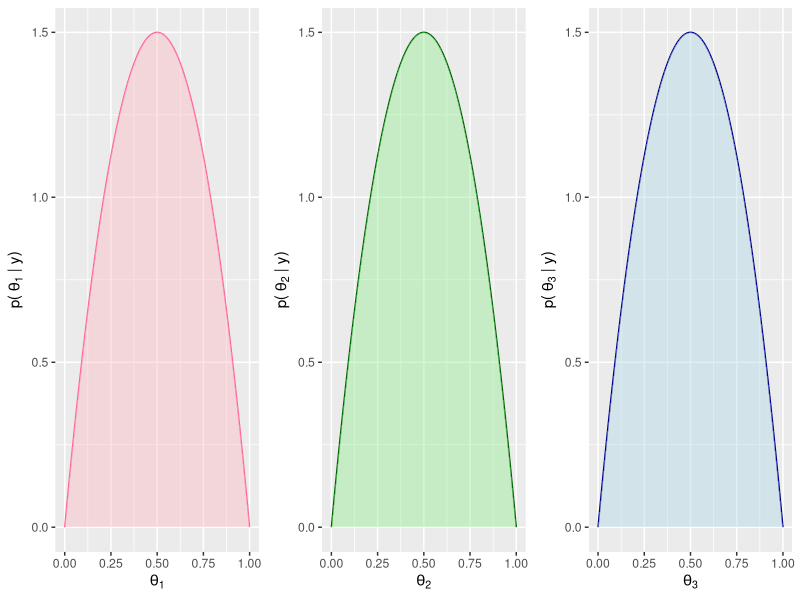
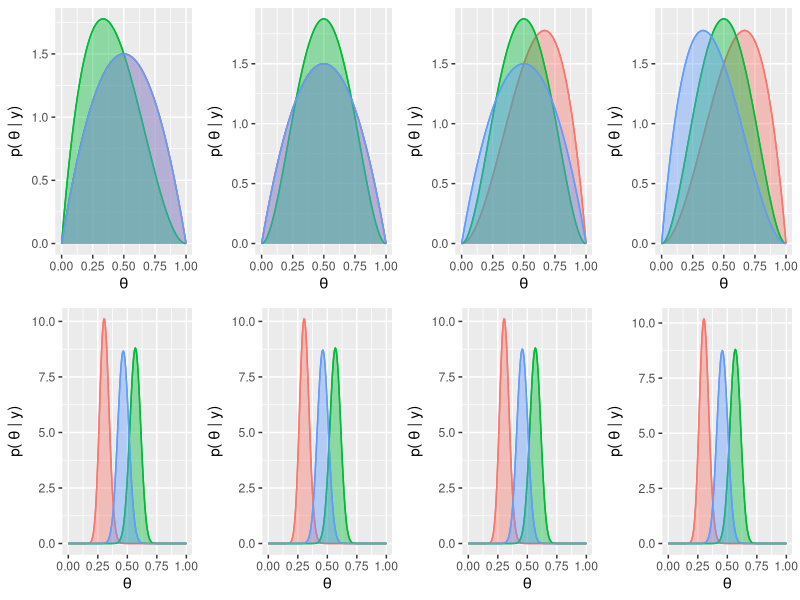
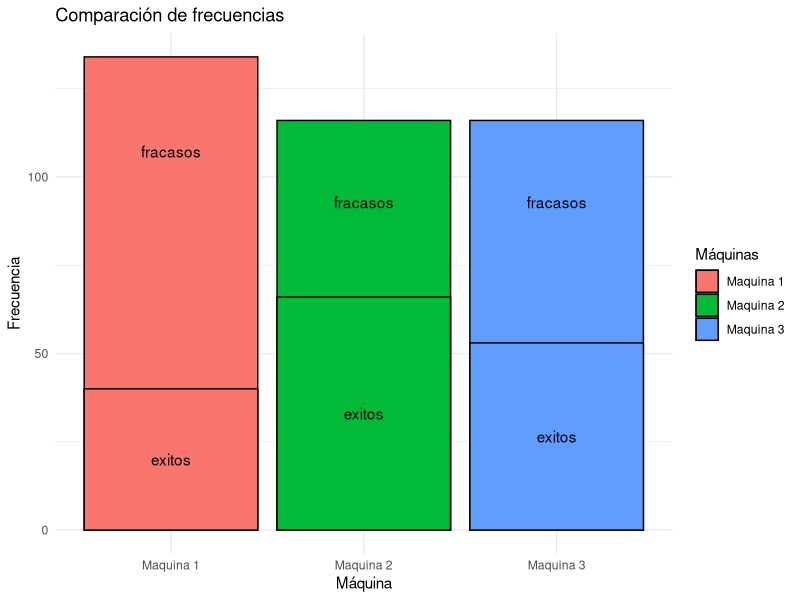
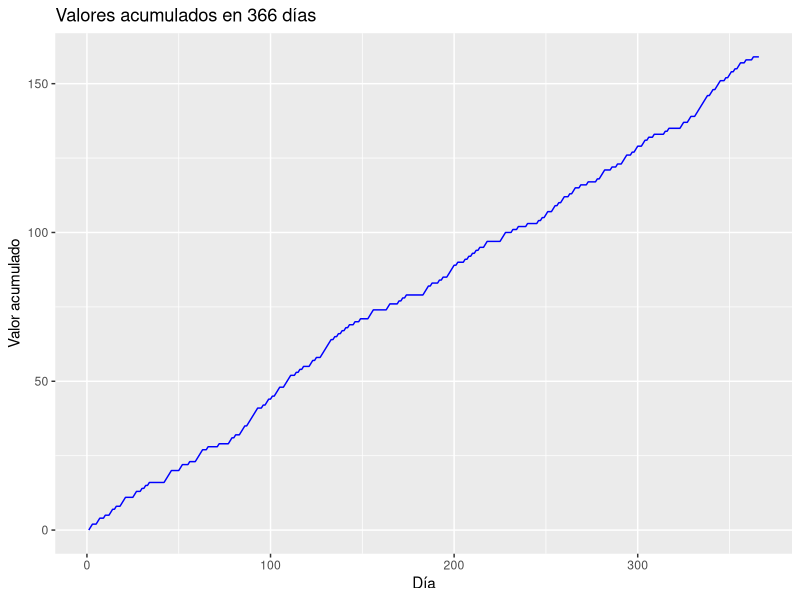
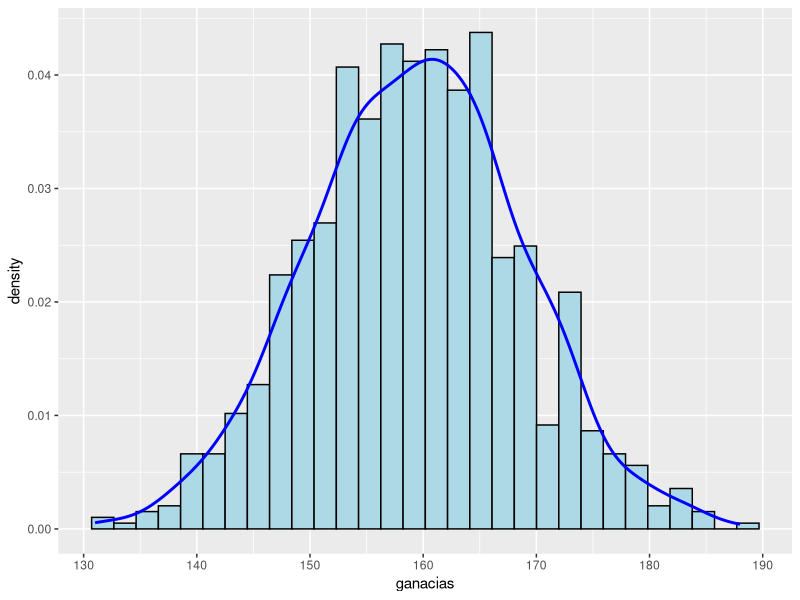
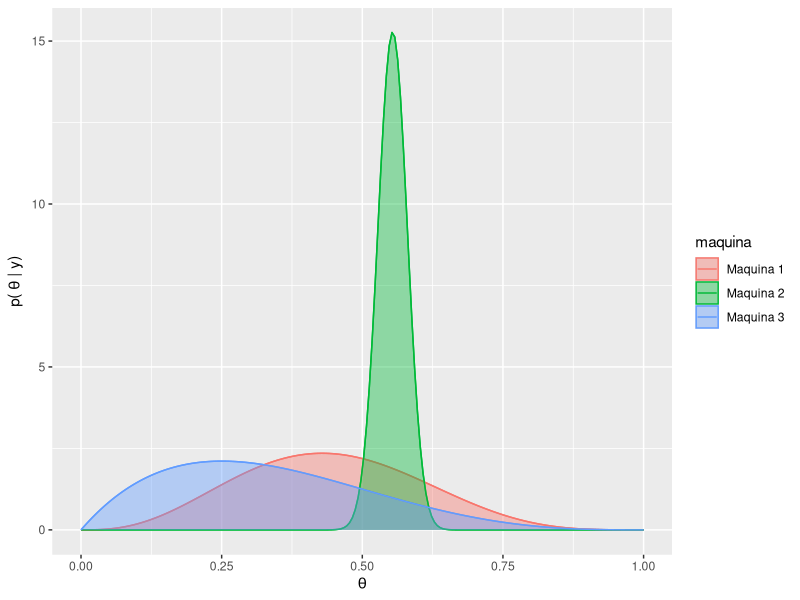
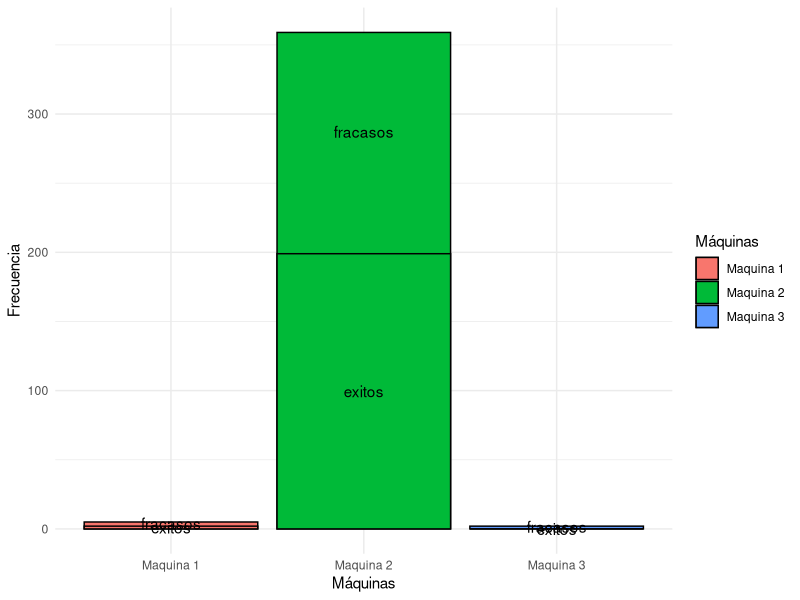
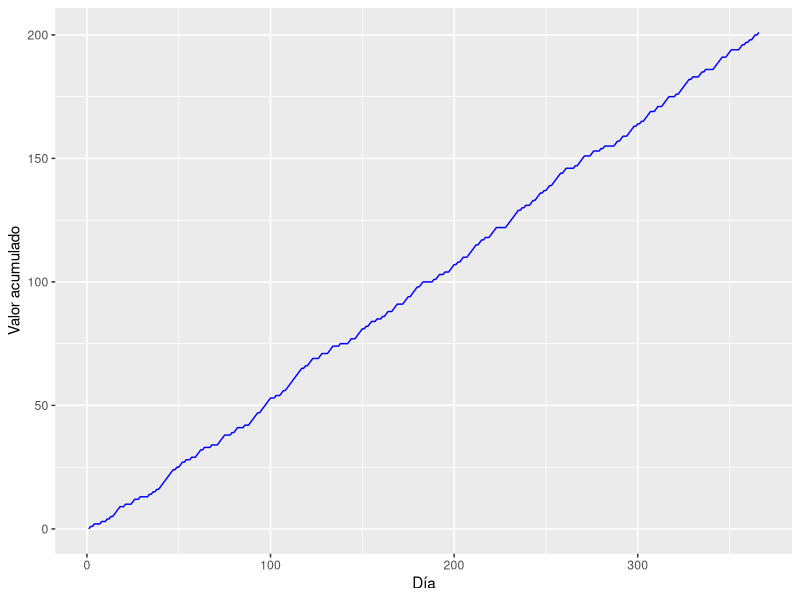

Source code (R) for these figures, in order:
## ---- chunk 1
# Carga de paquetes necesarios
library(ggplot2)
library(dplyr)
library(cowplot)
library(gridExtra)

# Gráfico de prior 
library(ggplot2)
library(cowplot)
library(gridExtra)
x <- seq(0, 1, length.out = 200)
prior1 <- dbeta(x, 2, 2)
prior2 <- dbeta(x, 2, 2)
prior3 <- dbeta(x, 2, 2)

g1<-ggplot(x = x, y = prior1)+
  aes(x = x, y = prior1)+
  geom_line( color = "#FF6699") +
  geom_area(fill = "lightpink", alpha = 0.4, position = "identity") +
  labs(x = bquote(theta[1]), y = expression("p(" ~ theta[1] ~ "| y)")) + 
  theme(legend.position = "none")

g2<-ggplot(x = x, y = prior2)+
  aes(x = x, y = prior2)+
  geom_line( color = "darkgreen") +
  geom_area(fill = "lightgreen", alpha = 0.4, position = "identity") +
  labs(x = bquote(theta[2]), y = expression("p(" ~ theta[2] ~ "| y)")) +
  theme(legend.position = "none")


g3<-ggplot(x = x, y = prior3)+
  aes(x = x, y = prior3)+
  geom_line( color = "darkblue") +
  geom_area(fill = "lightblue", alpha = 0.4, position = "identity") +
  labs(x = bquote(theta[3]), y = expression("p(" ~ theta[3] ~ "| y)")) +
  theme(legend.position = "none")

grid.arrange(g1, g2, g3, ncol = 3)
## ---- chunk 2
# Funciones necesarias
graficar<-function(cont_tiradas, cont_exitos, wins, alphas, betas){
  df <- data.frame(maq = c("Maquina 1", "Maquina 2", "Maquina 3"),
                   freq = cont_tiradas,
                   exitos = cont_exitos,
                   fracasos = cont_tiradas - cont_exitos)
  g1<-ggplot(df, aes(x = maq, fill = maq)) +
    geom_bar(aes(y = freq ), stat = "identity", color = "black") +
    geom_bar(aes(y = exitos ), stat = "identity", color = "black") +
    geom_text(aes(y = exitos, label = "exitos"), position = position_stack(vjust = 0.5)) +
    geom_text(aes(y = freq, label = "fracasos"), position = position_stack(vjust = 0.8)) +
    labs(x = "Máquinas",
         y = "Frecuencia") +
    theme_minimal() +
    guides(fill = guide_legend(title = "Máquinas"))
  
  
  # Crear el gráfico de ganancias
  df <- data.frame(dias = 1:366, wins=wins)
  g2<-ggplot(df, aes(x = dias, y = wins)) +
    geom_line(color = "blue")+
    labs(x = "Día",
         y = "Valor acumulado")
  
  # Crear el gráfico de postiriors
  x1=seq(0,1,length.out =200)
  posterior1=dbeta(x1,alphas[1],betas[1])
  posterior2=dbeta(x1,alphas[2],betas[2])
  posterior3=dbeta(x1,alphas[3],betas[3])
  
  df <- data.frame(
    theta = x1,
    posterior = rep(c(posterior1,posterior2, posterior3), time = 1),
    maquina = rep(c("Maquina 1", "Maquina 2", "Maquina 3"), each = length(x1))
  )
  
  g3<-ggplot(df)+
    aes(x = theta, y = posterior, color = maquina)+
    theme(legend.position = "right")+
    geom_line() +
    geom_area(aes(fill = maquina), alpha = 0.4, position = "identity") +
    labs(x = expression(theta), y = expression("p(" ~ theta ~ "| y)"))
print(g3)
print(g1)
print(g2)
}
## ---- chunk 3
al_azar <- function(lista1) {
  alphas <- lista1[[1]]
  betas <- lista1[[2]]
  tethas <- lista1[[3]]
  prior_df <- lista1[[4]]
  x1=seq(0,1,length.out =200)

  sample <- sample(1:length(alphas), 1)
  juego <- rbinom(1, 1, tethas[sample])
  alphas[sample] <- alphas[sample] + juego
  betas[sample] <- betas[sample] + 1 - juego
  
  postirior <- dbeta(x1, alphas[sample],  betas[sample])
  prior_df[, sample] <- postirior
  salida1_list <- list(alphas, betas, tethas, prior_df, sample, juego)
  return(salida1_list)
}
## ---- chunk 4
set.seed(491)
alphas<-c(2,2,2)
betas<-c(2,2,2)
tethas=c(0.3,0.55,0.45)

x1=seq(0,1,length.out =200)
prior_df <- data.frame(prior1=dbeta(x1,alphas[1],betas[1]), 
                       prior2=dbeta(x1,alphas[2],betas[2]), 
                       prior3=dbeta(x1,alphas[3],betas[3]))

wins=numeric(366)
cont_exitos= c(0,0,0)
cont_tiradas = c(0, 0, 0)
juego=0
sample=0
entrada1_list = list(alphas, betas, tethas, prior_df, sample, juego)
graf_list=list()

for (i in 1:366) {
  entrada1_list=al_azar(lista1=entrada1_list)
  sample <- entrada1_list[[5]]
  juego <- entrada1_list[[6]]
  cont_exitos[sample] <- cont_exitos[sample] + juego
  cont_tiradas[sample] <- cont_tiradas[sample] + 1
  prior_df <- entrada1_list[[4]]

  if(i==1){
    wins[i]=juego
  }else{
    wins[i]=wins[i-1]+juego
  }
  prior_df_largo <- data.frame(
    theta = x1,
    posterior = rep(c(prior_df$prior1, 
                      prior_df$prior2, 
                      prior_df$prior3), time = 1),
    maquina = rep(c("Maquina 1", "Maquina 2", "Maquina 3"), each = 200)
  )
  graf_list[[i]] <- ggplot(prior_df_largo)+
    aes(x = theta, y = posterior, color = maquina)+
    theme(legend.position = "none")+
    geom_line() +
    geom_area(aes(fill = maquina), alpha = 0.4, position = "identity") +
    labs(x = expression(theta), y = expression("p(" ~ theta ~ "| y)"))
}

grid.arrange(graf_list[[1]],graf_list[[2]],graf_list[[3]],graf_list[[4]],
             graf_list[[363]],graf_list[[364]],graf_list[[365]],graf_list[[366]],
             ncol = 4)


# Crear el gráfico de barras
df <- data.frame(maq = c("Maquina 1", "Maquina 2", "Maquina 3"),
                 freq = cont_tiradas,
                 exitos = cont_exitos,
                 fracasos = cont_tiradas - cont_exitos)
ggplot(df, aes(x = maq, fill = maq)) +
  geom_bar(aes(y = freq ), stat = "identity", color = "black") +
  geom_bar(aes(y = exitos ), stat = "identity", color = "black") +
  geom_text(aes(y = exitos, label = "exitos"), position = position_stack(vjust = 0.5)) +
  geom_text(aes(y = freq, label = "fracasos"), position = position_stack(vjust = 0.8)) +
  labs(title = "Comparación de frecuencias",
       x = "Máquina",
       y = "Frecuencia") +
  theme_minimal() +
  guides(fill = guide_legend(title = "Máquinas"))


df <- data.frame(dias = 1:366, wins=wins)

# Crear el gráfico evolucion ganancia
ggplot(df, aes(x = dias, y = wins)) +
  geom_line(color = "blue")+
  labs(title = "Valores acumulados en 366 días",
       x = "Día",
       y = "Valor acumulado")

## ---- chunk 5
n_simulaciones = 1000
wins1_anio = numeric(n_simulaciones)

for (anio in 1:n_simulaciones) {
  alphas<-c(2,2,2)
  betas<-c(2,2,2)
  tethas=c(0.3,0.55,0.45)
  x1=seq(0,1,length.out =200)
  prior_df <- data.frame(prior1=dbeta(x1,alphas[1],betas[1]), 
                         prior2=dbeta(x1,alphas[2],betas[2]), 
                         prior3=dbeta(x1,alphas[3],betas[3]))
  wins=numeric(366)
  cont_exitos= c(0,0,0)
  cont_tiradas = c(0, 0, 0)
  juego=0
  sample=0
  entrada1_list = list(alphas, betas, tethas, prior_df, sample, juego)
  graf_list=list()
  
  for (i in 1:366) {
    entrada1_list=al_azar(lista1=entrada1_list)
    sample <- entrada1_list[[5]]
    juego <- entrada1_list[[6]]
    cont_exitos[sample] <- cont_exitos[sample] + juego
    cont_tiradas[sample] <- cont_tiradas[sample] + 1
    prior_df <- entrada1_list[[4]]
    
    if(i==1){
      wins[i]=juego
    }else{
      wins[i]=wins[i-1]+juego
    }
  }
  wins1_anio[anio] <- wins[366]
}

ganacias_df <- data.frame(anios=1:n_simulaciones, ganacias=wins1_anio)
ggplot(ganacias_df) +
  aes(x = ganacias) +
  geom_histogram(aes(y = ..density..), color = "black", fill = "lightblue", bins = 30) +
  geom_density(color = "blue", size = 1)

print(paste("La ganancia media por año es ",mean(ganacias_df$ganacias),"unidades monetarias"))

## ---- chunk 6
greedy_tasa_obs<-function(lista2){
  fl_calentamiento <- lista2[[5]]
  t <- lista2[[2]]
  tethas <- lista2[[1]]
  if (fl_calentamiento){
    sample <- sample(1:3, 1)
  }
  else{
    sample <- order(t + runif(3,0.001, 0.009), decreasing = TRUE)[1]
  }
  juego <- rbinom(1, 1, tethas[sample])
  lista2_salida<-list(tethas, t, juego, sample, fl_calentamineto)
  return(lista2_salida)
}

## ---- chunk 7
# Defino variables necesarias
tethas=c(0.3,0.55,0.45)
t = c(0.5,0.5,0.5)
cont_exitos= c(0,0,0)
cont_tiradas = c(0, 0, 0)
juego=0
sample=0
fl_calentamineto=FALSE
wins=numeric(366)
lista2_entrada=list(tethas, t, juego, sample, fl_calentamineto)

for(i in 1:366){
  fl_calentamineto <- ifelse(i>10, FALSE, TRUE )

  lista2_entrada <- greedy_tasa_obs(lista2 = lista2_entrada)
  juego <- lista2_entrada[[3]]
  sample <- lista2_entrada[[4]]
  cont_exitos[sample] <- cont_exitos[sample] + juego
  cont_tiradas[sample] <- cont_tiradas[sample] + 1
  lista2_entrada[[2]][sample] <- cont_exitos[sample] / cont_tiradas[sample]
  if(i==1){
    wins[i]=juego
  }else{
    wins[i]=wins[i-1]+juego
  }
}

alphas <- c(2+cont_exitos[1], 2+cont_exitos[2], 2+cont_exitos[3])
betas <- c(2+cont_tiradas[1]-cont_exitos[1],
           2+cont_tiradas[2]-cont_exitos[2],
           2+cont_tiradas[3]-cont_exitos[3])
# Graficos
graficar(cont_tiradas, cont_exitos, wins, alphas, betas)
## ---- chunk 8
wins2_anio = numeric(n_simulaciones)

for (anio in 1:n_simulaciones) {
  # Definimos parametros
  tethas=c(0.3,0.55,0.45)
  t = c(0.5,0.5,0.5)
  cont_exitos= c(0,0,0)
  cont_tiradas = c(0, 0, 0)
  juego=0
  sample=0
  fl_calentamineto=TRUE
  wins=numeric(366)
  lista2_entrada=list(tethas, t, juego, sample, fl_calentamineto)
  #Simulamos anio
  for(i in 1:366){
    fl_calentamineto <- ifelse(i>10, FALSE, TRUE )
    
    lista2_entrada <- greedy_tasa_obs(lista2 = lista2_entrada)
    juego <- lista2_entrada[[3]]
    sample <- lista2_entrada[[4]]
    cont_exitos[sample] <- cont_exitos[sample] + juego
    cont_tiradas[sample] <- cont_tiradas[sample] + 1
    lista2_entrada[[2]][sample] <- cont_exitos[sample] / cont_tiradas[sample]
    if(i==1){
      wins[i]=juego
    }else{
      wins[i]=wins[i-1]+juego
    }
  }
  wins2_anio[anio] <- wins[366]
}

ganacias_df <- data.frame(anios=1:n_simulaciones, ganacias=wins2_anio)
ggplot(ganacias_df) +
  aes(x = ganacias) +
  geom_histogram(aes(y = ..density..), color = "black", fill = "lightblue", bins = 30) +
  geom_density(color = "blue", size = 1)
## ---- chunk 9
greedy_prob_posterior<-function(lista3){
  tethas <- lista3[[1]]
  alphas <- lista3[[2]]
  betas <- lista3[[3]]
  
  esperanzas = c(alphas[1]/(alphas[1]+betas[1]),
                alphas[2]/(alphas[2]+betas[2]),
                alphas[3]/(alphas[3]+betas[3]))
  #print(esperanzas)
  sample <- order(esperanzas + runif(3,0.001, 0.009)  , decreasing = TRUE)[1]
  juego <- rbinom(1, 1, tethas[sample])
  alphas[sample] <- alphas[sample] + juego
  betas[sample] <- betas[sample] + 1 - juego
  
  lista3_salida<-list(tethas, alphas, betas, juego, sample)
  return(lista3_salida)
}
## ---- chunk 10
# Defino variables necesarias
tethas=c(0.3,0.55,0.45)
alphas<-c(2,2,2)
betas<-c(2,2,2)
juego=0
sample=0
cont_exitos= c(0,0,0) 
cont_tiradas = c(0, 0, 0)

wins=numeric(366)
lista3_entrada=list(tethas, alphas, betas, juego, sample)

for(i in 1:366){
  lista3_entrada <- greedy_prob_posterior(lista3 = lista3_entrada)
  juego <- lista3_entrada[[4]]
  alphas <- lista3_entrada[[2]]
  betas <- lista3_entrada[[3]]
  sample <- lista3_entrada[[5]]
  cont_exitos[sample] = cont_exitos[sample] + juego 
  cont_tiradas[sample] = cont_tiradas[sample] + 1
  if(i==1){
    wins[i]=juego
  }else{
    wins[i]=wins[i-1]+juego
  }
}
alphas <- lista3_entrada[[2]]
betas<- lista3_entrada[[3]]
# Graficos
graficar(cont_tiradas, cont_exitos, wins, alphas, betas)

## ---- chunk 11
wins3_anio=numeric(n_simulaciones)
for (anio in 1:n_simulaciones) {
  # Defino variables necesarias
  tethas=c(0.3,0.55,0.45)
  alphas<-c(2,2,2)
  betas<-c(2,2,2)
  juego=0
  sample=0
  cont_exitos= c(0,0,0) 
  cont_tiradas = c(0, 0, 0)
  
  wins=numeric(366)
  lista3_entrada=list(tethas, alphas, betas, juego, sample)
  
  for(i in 1:366){
    lista3_entrada <- greedy_prob_posterior(lista3 = lista3_entrada)
    juego <- lista3_entrada[[4]]
    alphas <- lista3_entrada[[2]]
    betas <- lista3_entrada[[3]]
    sample <- lista3_entrada[[5]]
    cont_exitos[sample] = cont_exitos[sample] + juego 
    cont_tiradas[sample] = cont_tiradas[sample] + 1
    if(i==1){
      wins[i]=juego
    }else{
      wins[i]=wins[i-1]+juego
    }
  }
  wins3_anio[anio]<-wins[366]
}

ganancia_df <- data.frame(wins = wins3_anio)
ggplot(ganancia_df) +
  aes(x = wins) +
  geom_histogram(aes(y = ..density..), color = "black", fill = "lightblue", bins = 30) +
  geom_density(color = "blue", size = 1)
## ---- chunk 12
# Función softmax
softmax= function(tau,pi){
  pr_soft1 = exp(pi[1]/tau)/sum(exp(pi/tau))
  pr_soft2 = exp(pi[2]/tau)/sum(exp(pi/tau))
  pr_soft3 = exp(pi[3]/tau)/sum(exp(pi/tau))
  pr_soft = c(pr_soft1,pr_soft2,pr_soft3)
  return(pr_soft)
}

#Función para una tirada
tirada_softmax <- function(lista5){
  alphas <- lista5[[1]]
  betas <- lista5[[2]]
  tethas <- lista5[[3]]
  pi <- lista5[[4]]
  tau=0.1
  
  sample <- sample(1:3,1,prob=softmax(tau,pi))
  
  juego <- rbinom(1, 1, tethas[sample])
  alphas[sample] <- alphas[sample] + juego
  betas[sample] <- betas[sample] + 1 - juego
  
  lista5_salida<-list(alphas, betas, tethas,pi, juego,  sample)
  return(lista5_salida)
}
## ---- chunk 13
# Defino variables necesarias
tethas=c(0.3,0.55,0.45)
alphas<-c(2,2,2)
betas<-c(2,2,2)
pi <- c(0.5,0.5,0.5)
cont_exitos= c(0,0,0) 
cont_tiradas = c(0, 0, 0)

wins=numeric(366)
lista5_entrada=list(alphas,betas, tethas,pi)

for(i in 1:366){
  lista5_entrada <- tirada_softmax(lista5_entrada)
  juego <- lista5_entrada[[5]]
  alphas <- lista5_entrada[[1]]
  betas <- lista5_entrada[[2]]
  sample <- lista5_entrada[[6]]
  cont_exitos[sample] = cont_exitos[sample] + juego 
  cont_tiradas[sample] = cont_tiradas[sample] + 1
  lista5_entrada[[4]][sample] <- cont_exitos[sample] / cont_tiradas[sample]
  if(i==1){
    wins[i]=juego
  }else{
    wins[i]=wins[i-1]+juego
  }
}

#Gráficos
graficar(cont_tiradas, cont_exitos, wins, alphas, betas)


## ---- chunk 14
n_simulaciones=1000

wins5_anio=numeric(n_simulaciones)
for (anio in 1:n_simulaciones) {
  # Defino variables necesarias
  tethas=c(0.3,0.55,0.45)
  alphas<-c(2,2,2)
  betas<-c(2,2,2)
  pi <- c(0.5,0.5,0.5)
  cont_exitos= c(0,0,0) 
  cont_tiradas = c(0, 0, 0)
  
  wins=numeric(366)
  lista5_entrada=list(alphas,betas, tethas,pi)
  
  for(i in 1:366){
    lista5_entrada <- tirada_softmax(lista5_entrada)
    juego <- lista5_entrada[[5]]
    alphas <- lista5_entrada[[1]]
    betas <- lista5_entrada[[2]]
    sample <- lista5_entrada[[6]]
    cont_exitos[sample] = cont_exitos[sample] + juego 
    cont_tiradas[sample] = cont_tiradas[sample] + 1
    lista5_entrada[[4]][sample] <- cont_exitos[sample] / cont_tiradas[sample]
    if(i==1){
      wins[i]=juego
    }else{
      wins[i]=wins[i-1]+juego
    }
  }
  wins5_anio[anio]<-wins[366]
}

ganancia_df <- data.frame(wins = wins5_anio)
ggplot(ganancia_df) +
  aes(x = wins) +
  geom_histogram(aes(y = ..density..), color = "black", fill = "lightblue", bins = 30) +
  geom_density(color = "blue", size = 1)
## ---- chunk 15
upper_bound <- function(lista6){
  tethas <- lista6[[1]]
  alphas <- lista6[[2]]
  betas <- lista6[[3]]
  
  UCB <- c(qbeta(0.95, alphas[1], betas[1]), 
           qbeta(0.95, alphas[2], betas[2]), 
           qbeta(0.95, alphas[3], betas[3]))
  sample <- order(UCB + runif(3, 0.001, 0.009), decreasing = TRUE)[1]
  juego <- rbinom(1, 1, tethas[sample])
  alphas[sample] <- alphas[sample] + juego
  betas[sample] <- betas[sample] + 1 - juego
  
  lista6_salida<-list(tethas, alphas, betas, UCB, juego, sample, cont_exitos, cont_tiradas)
  return(lista6_salida)
}
## ---- chunk 16
# Defino variables necesarias
tethas=c(0.3,0.55,0.45)
cont_exitos= c(0,0,0) 
cont_tiradas = c(0, 0, 0)
juego=0
UCB <- c(0, 0, 0)
alphas <- c(2, 2, 2)
betas <- c(2, 2, 2)
wins <- c(0, 0, 0)
lista6_entrada <- list(tethas, alphas, betas, UCB, juego, sample, cont_exitos, cont_tiradas)

for(i in 1:366){
  lista6_entrada <- upper_bound(lista6 = lista6_entrada)
  juego <- lista6_entrada[[5]]
  alphas <- lista6_entrada[[2]]
  betas <- lista6_entrada[[3]]
  sample <- lista6_entrada[[6]]
  cont_exitos <- lista6_entrada[[7]]
  cont_tiradas <- lista6_entrada[[8]]
  cont_exitos[sample] = cont_exitos[sample] + juego 
  cont_tiradas[sample] = cont_tiradas[sample] + 1
  if(i==1){
    wins[i]=juego
  }else{
    wins[i]=wins[i-1]+juego
  }
}

#Graficos
graficar(cont_tiradas, cont_exitos, wins, alphas, betas)

## ---- chunk 17
wins6_anio=numeric(n_simulaciones)
for (anio in 1:n_simulaciones) {
  # Defino variables necesarias
  tethas=c(0.3,0.55,0.45)
  alphas<-c(2,2,2)
  betas<-c(2,2,2)
  juego=0
  sample=0
  cont_exitos= c(0,0,0) 
  cont_tiradas = c(0, 0, 0)
  
  wins=numeric(366)
  lista6_entrada <- list(tethas, alphas, betas, UCB, juego, sample, cont_exitos, cont_tiradas)
  
  for(i in 1:366){
    lista6_entrada <- upper_bound(lista6 = lista6_entrada)
    juego <- lista6_entrada[[5]]
    alphas <- lista6_entrada[[2]]
    betas <- lista6_entrada[[3]]
    sample <- lista6_entrada[[6]]
    cont_exitos <- lista6_entrada[[7]]
    cont_tiradas <- lista6_entrada[[8]]
    cont_exitos[sample] = cont_exitos[sample] + juego 
    cont_tiradas[sample] = cont_tiradas[sample] + 1
    if(i==1){
      wins[i]=juego
    }else{
      wins[i]=wins[i-1]+juego
    }
  }
  wins6_anio[anio]<-wins[366]
}

ganancia_df <- data.frame(wins = wins6_anio)
ggplot(ganancia_df) +
  aes(x = wins) +
  geom_histogram(aes(y = ..density..), color = "black", fill = "lightblue", bins = 30) +
  geom_density(color = "blue", size = 1)
## ---- chunk 18
thompson_sampling <- function(lista7){
  alphas <- lista7[[1]]
  betas <- lista7[[2]]
  tethas <- lista7[[3]]
  muestra<- c(rbeta(1,alphas[1],betas[1]), 
               rbeta(1,alphas[2],betas[2]), 
               rbeta(1,alphas[3],betas[3]))
  #print(muestra)
  sample <- order(muestra, decreasing = TRUE)[1]
  juego <- rbinom(1, 1, tethas[sample])
  alphas[sample] <- alphas[sample] + juego
  betas[sample] <- betas[sample] + 1 - juego
  
  lista7_salida<-list(alphas, betas, tethas,  muestra, juego,  sample)
  return(lista7_salida)
}
## ---- chunk 19
# Defino variables necesarias
alphas<-c(2,2,2)
betas<-c(2,2,2)
tethas=c(0.3,0.55,0.45)
wins=numeric(366)
cont_exitos= c(0,0,0)
cont_tiradas = c(0, 0, 0)
juego=0
sample=0
muestra=c()

lista7_entrada<-list(alphas, betas, tethas,  muestra, juego,  sample)

for(i in 1:366){
  lista7_entrada <- thompson_sampling( lista7_entrada )
  juego <- lista7_entrada[[5]]
  sample <- lista7_entrada[[6]]
  cont_exitos[sample] <- cont_exitos[sample] + juego
  cont_tiradas[sample] <- cont_tiradas[sample] + 1

  if(i==1){
    wins[i]=juego
  }else{
    wins[i]=wins[i-1]+juego
  }
}
alphas <- lista7_entrada[[1]]
betas <- lista7_entrada[[2]]
# Graficar
graficar(cont_tiradas, cont_exitos, wins, alphas, betas)

## ---- chunk 20
wins7_anio=numeric(n_simulaciones)
for (anio in 1:n_simulaciones) {
  alphas<-c(2,2,2)
  betas<-c(2,2,2)
  tethas=c(0.3,0.55,0.45)
  wins=numeric(366)
  cont_exitos= c(0,0,0)
  cont_tiradas = c(0, 0, 0)
  juego=0
  sample=0
  muestra=c()
  
  lista7_entrada<-list(alphas, betas, tethas,  muestra, juego,  sample)
  
  for(i in 1:366){
    lista7_entrada <- thompson_sampling( lista7_entrada )
    juego <- lista7_entrada[[5]]
    sample <- lista7_entrada[[6]]
    cont_exitos[sample] <- cont_exitos[sample] + juego
    cont_tiradas[sample] <- cont_tiradas[sample] + 1
    
    if(i==1){
      wins[i]=juego
    }else{
      wins[i]=wins[i-1]+juego
    }
  }
  wins7_anio[anio]<-wins[366]
}

ganancia_df <- data.frame(wins = wins7_anio)
ggplot(ganancia_df) +
  aes(x = wins) +
  geom_histogram(aes(y = ..density..), color = "black", fill = "lightblue", bins = 30) +
  geom_density(color = "blue", size = 1)

